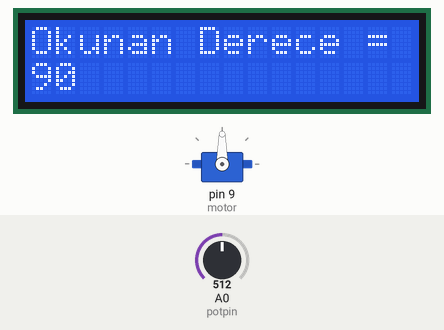
A sketch run on a simulated Arduino Uno, built with avr-gcc and run on an emulated ATmega328P. Parts: 16×2 character LCD, servo. The inputs (shaded band) are chosen by the test bench; at power-on: A0 (potpin) = 512.

Above: at 1.2 s.
1.3 s: A0 (potpin) set to 716
At 2.5 s:
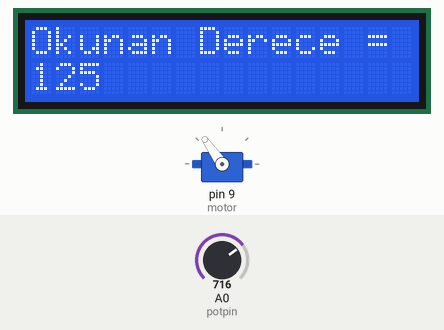
2.8 s: A0 (potpin) set to 900
At 3.7 s:
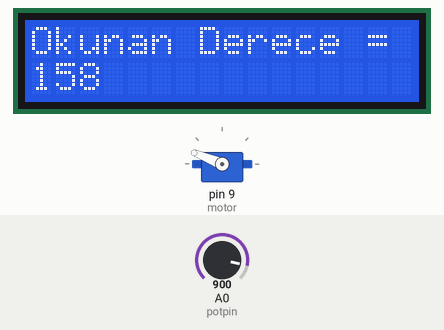
4.3 s: A0 (potpin) set to 1023
At 4.6 s:
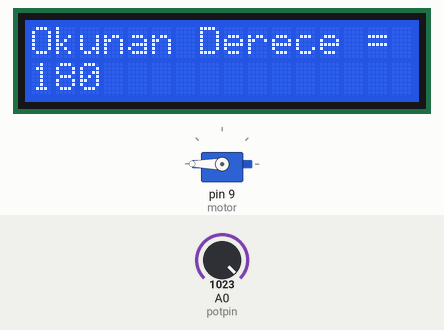
5.8 s: A0 (potpin) set to 306
At 6.7 s:
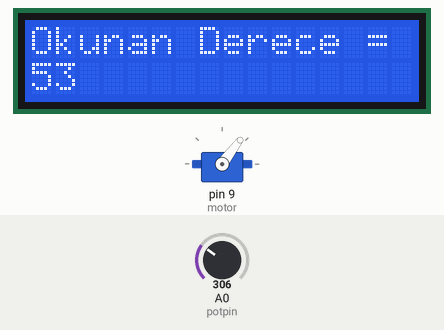
7.3 s: A0 (potpin) set to 122
At 8.5 s:
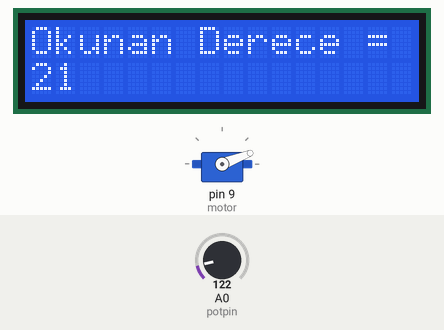
8.8 s: A0 (potpin) set to 0
At 10.3 s:
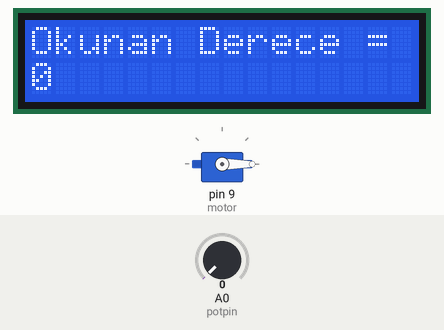
Timing chart, 0 to 11.4 s (numbered marks = the images above; inputs shaded):
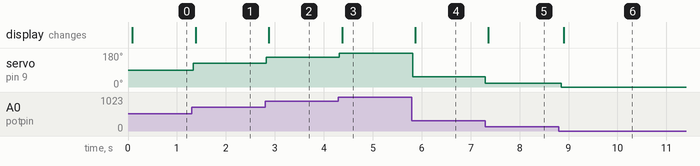

The sketch:

ac__olcer.ino
```cpp
#include <LiquidCrystal.h>
#include<Servo.h>

LiquidCrystal lcd(12, 11, 5, 4, 3, 2);

int potpin = A0;

int potdeg;
Servo motor;
void setup()
{
  lcd.begin(16, 2);
  motor.attach(9);

}

void loop()
{
  potdeg = analogRead(potpin);
  potdeg= map(potdeg,0,1023,0,180);
  motor.write(potdeg);
  delay(20);

  lcd.clear();
  lcd.setCursor(0,0);
  lcd.print("Okunan Derece = ");
  lcd.setCursor(0,1);
  lcd.print(potdeg);
  delay(30);
}
```

Measured:
- after the input at 1.3 s, servo on pin 9 (motor): 90° → 125° at once; the display: changes after 0.09 s (image 1)
- after the input at 2.8 s, servo on pin 9 (motor): 125° → 158° at once; the display: changes after 0.08 s (image 2)
- after the input at 4.3 s, servo on pin 9 (motor): 158° → 180° at once; the display: changes after 0.07 s (image 3)
- after the input at 5.8 s, servo on pin 9 (motor): 180° → 53° at once; the display: changes after 0.07 s (image 4)
- after the input at 7.3 s, servo on pin 9 (motor): 53° → 21° at once; the display: changes after 0.06 s (image 5)
- after the input at 8.8 s, servo on pin 9 (motor): 21° → 0° after 0.05 s; the display: changes after 0.10 s (image 6)
